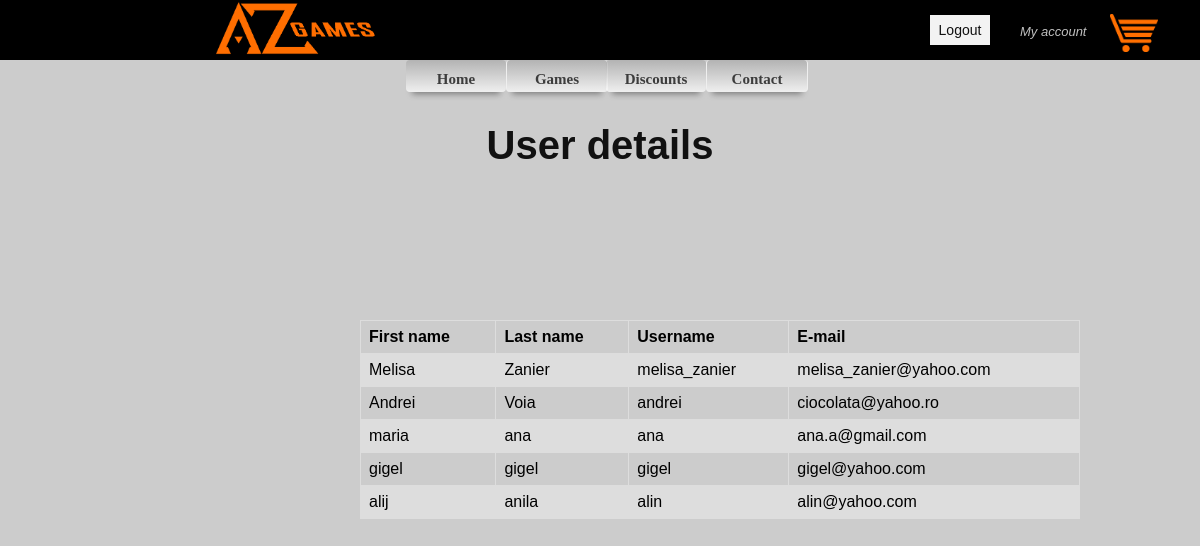
Page /user_details.php (signed in) on the committed database.
### tables this page shows
CREATE TABLE `users` (
  `user_id` int(11) NOT NULL,
  `user_type` varchar(32) NOT NULL,
  `user_first` varchar(256) NOT NULL,
  `user_last` varchar(256) NOT NULL,
  `user_email` varchar(256) NOT NULL,
  `user_uid` varchar(256) NOT NULL,
  `user_pwd` varchar(256) NOT NULL
);

### user_details.php (the view, shortened to what this page needs)
<?php
    include_once 'header.php';
      include_once 'includes/dbh.inc.php';
?>
    <section class="main-container">
        <div class="main-wrapper">
          <?php
            if(isset($_SESSION['u_id'])){
                  echo '<h2>User details</h2>';
              }
            ?>
<table>
  <tr style="font-weight:990;">
    <th>First name</th>
    <th>Last name</th>
    <th>Username</th>
    <th>E-mail</th>
  </tr>
<?php
$sql= "SELECT * FROM users";
$result=mysqli_query($conn,$sql) or die ("Bad SQL:$sql");
while($row=mysqli_fetch_assoc($result)):
  ?>
  <tr>
    <td><?php echo $row['user_first']; ?></td>
    <td><?php echo $row['user_last']; ?></td>
    <td><?php echo $row['user_uid']; ?></td>
    <td><?php echo $row['user_email']; ?></td>
  </tr>
<?php
endwhile;
?>
</table>
        </div>
    </section>
<?php
    include_once 'footer.php';
?>

### css/style.css (style rules this page uses)
html, body, div, span, object, iframe, h1, h2, h3, h4, h5, h6, p, blockquote, pre, abbr, address, cite, code, del, dfn, em, img, ins, kbd, q, samp, small, strong, sub, sup, var, b, i, dl, dt, dd, ol, ul, li, fieldset, form, label, legend, table, caption, tbody, tfoot, thead, tr, th, td, article, aside, canvas, details, figcaption, figure, footer, header, hgroup, menu, nav, section, summary, time, mark, audio, video { margin:0; padding:0; border:0; outline:0; font-size:100%; vertical-align:baseline; background:transparent; }
body { line-height:1; }
article,aside,details,figcaption,figure, footer,header,hgroup,menu,nav,section { display:block; }
table { border-collapse:collapse; border-spacing:0; }
.main-wrapper { margin:0 auto; width: 1000px }
body { background-color: #CCC; }
.main-container { padding-top: 40px; }
.main-container h2 { font-family: arial; font-size: 40px; color:#111; line-height: 50px; text-align: center; }

### css/menu.css (style rules this page uses)
body { overflow-x: hidden; }
*, *:after, *:before, .menu1 a { ;text-decoration:none }

### user_details.php (style rules this page uses)
table { position: absolute; top:40%; left:30%; font-family: arial, sans-serif; border-collapse: collapse; width: 60%; }
td, th { border: 1px solid #dddddd; text-align: left; padding: 8px; }
tr:nth-child(even) { background-color: #dddddd; }

### rows in the picture
users: user_first "Melisa", user_last "Zanier", user_uid "melisa_zanier", user_email "melisa_zanier@yahoo.com"
users: user_first "Andrei", user_last "Voia", user_uid "andrei", user_email "ciocolata@yahoo.ro"
users: user_first "maria", user_last "ana", user_uid "ana", user_email "ana.a@gmail.com"
users: user_first "gigel", user_last "gigel", user_uid "gigel", user_email "gigel@yahoo.com"
users: user_first "alij", user_last "anila", user_uid "alin", user_email "alin@yahoo.com"
